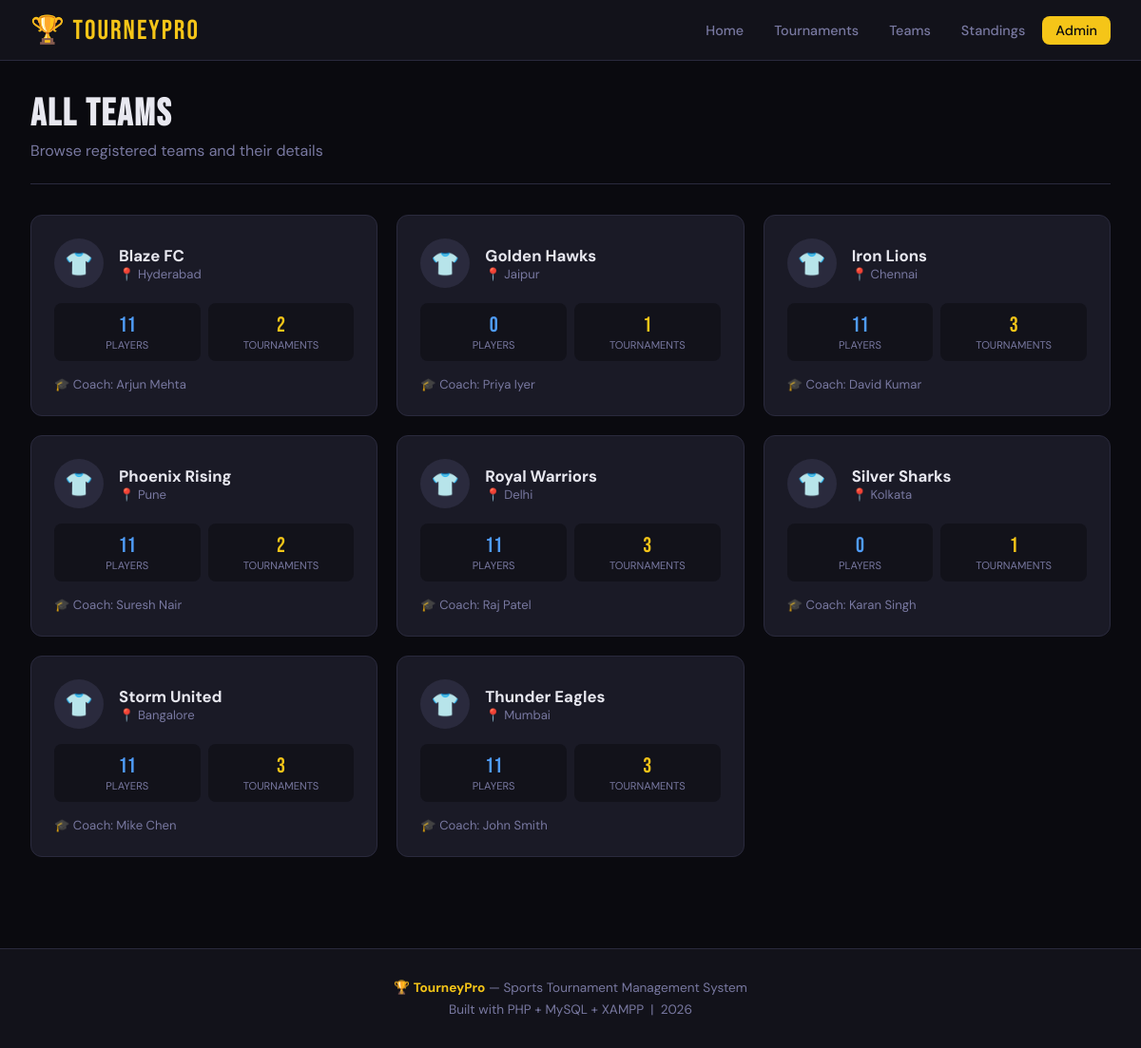
/teams.php, run on the app's committed database.
### tables this page shows
CREATE TABLE IF NOT EXISTS teams (
    id INT AUTO_INCREMENT PRIMARY KEY,
    name VARCHAR(150) NOT NULL,
    coach VARCHAR(100),
    contact_email VARCHAR(150),
    contact_phone VARCHAR(20),
    city VARCHAR(100),
    logo_url VARCHAR(255),
    created_at TIMESTAMP DEFAULT CURRENT_TIMESTAMP
);

### teams.php (the view, shortened to what this page needs)
<?php
require_once 'includes/config.php';
$teams = $conn->query("
    SELECT t.*,
           COUNT(DISTINCT p.id) as player_count,
           COUNT(DISTINCT tt.tournament_id) as tournament_count
    FROM teams t
    LEFT JOIN players p ON t.id = p.team_id
    LEFT JOIN tournament_teams tt ON t.id = tt.team_id
    GROUP BY t.id ORDER BY t.name
");
?>
<?php include 'includes/header.php'; ?>
<div class="container">
    <div class="page-header">
        <h1 class="page-title">ALL TEAMS</h1>
        <p class="page-subtitle">Browse registered teams and their details</p>
    </div>
    <?php if($teams->num_rows === 0): ?>
        <div class="empty-state"><div class="empty-state-icon">👥</div><h3>No teams registered yet</h3></div>
    <?php else: ?>
    <div class="grid-3">
    <?php while($t = $teams->fetch_assoc()): ?>
        <div class="card" style="transition:all 0.2s;" onmouseover="this.style.borderColor='var(--blue)'" onmouseout="this.style.borderColor='var(--border)'">
            <div style="display:flex;align-items:center;gap:1rem;margin-bottom:1rem;">
                <div style="width:52px;height:52px;border-radius:50%;background:var(--border);display:flex;align-items:center;justify-content:center;font-size:1.5rem;flex-shrink:0;">👕</div>
                <div>
                    <h3 style="font-weight:700;font-size:1.05rem;"><?= htmlspecialchars($t['name']) ?></h3>
                    <div style="color:var(--muted);font-size:0.82rem;">📍 <?= htmlspecialchars($t['city'] ?: 'Unknown') ?></div>
                </div>
            </div>
            <div style="display:grid;grid-template-columns:1fr 1fr;gap:8px;margin-bottom:1rem;">
                <div style="background:var(--dark);border-radius:8px;padding:10px;text-align:center;">
                    <div style="font-family:'Bebas Neue',sans-serif;font-size:1.4rem;color:var(--blue)"><?= $t['player_count'] ?></div>
                    <div style="font-size:0.7rem;color:var(--muted);text-transform:uppercase">Players</div>
                </div>
                <div style="background:var(--dark);border-radius:8px;padding:10px;text-align:center;">
                    <div style="font-family:'Bebas Neue',sans-serif;font-size:1.4rem;color:var(--accent)"><?= $t['tournament_count'] ?></div>
                    <div style="font-size:0.7rem;color:var(--muted);text-transform:uppercase">Tournaments</div>
                </div>
            </div>
            <?php if($t['coach']): ?>
            <div style="font-size:0.82rem;color:var(--muted);">🎓 Coach: <?= htmlspecialchars($t['coach']) ?></div>
            <?php endif; ?>
        </div>
    <?php endwhile; ?>
    </div>
    <?php endif; ?>
</div>
<?php include 'includes/footer.php'; ?>

### includes/header.php (style rules this page uses)
*, *::before, *::after { box-sizing: border-box; margin: 0; padding: 0; }
:root { --black: #0a0a0f; --dark: #12121a; --card: #1a1a26; --border: #2a2a3d; --accent: #f5c518; --accent2: #e8773a; --green: #29c96e; --red: #e84545; --blue: #4f9cf9; --text: #e8e8f0; --muted: #7878a0; --radius: 12px; }
body { font-family: 'DM Sans', sans-serif; background: var(--black); color: var(--text); min-height: 100vh; }
.container { max-width: 1280px; margin: 0 auto; padding: 2rem; }
.page-header { margin-bottom: 2rem; padding-bottom: 1.5rem; border-bottom: 1px solid var(--border); }
.page-title { font-family: 'Bebas Neue', sans-serif; font-size: 2.5rem; letter-spacing: 2px; color: var(--text); }
.page-subtitle { color: var(--muted); margin-top: 4px; }
.card { background: var(--card); border: 1px solid var(--border); border-radius: var(--radius); padding: 1.5rem; }
.grid-3 { display: grid; grid-template-columns: repeat(auto-fill, minmax(320px, 1fr)); gap: 1.25rem; }

### data on the page
teams: name "Blaze FC", city "Hyderabad", player_count "11", tournament_count "2", coach "Arjun Mehta"
teams: name "Golden Hawks", city "Jaipur", player_count "0", tournament_count "1", coach "Priya Iyer"
teams: name "Iron Lions", city "Chennai", player_count "11", tournament_count "3", coach "David Kumar"
teams: name "Phoenix Rising", city "Pune", player_count "11", tournament_count "2", coach "Suresh Nair"
teams: name "Royal Warriors", city "Delhi", player_count "11", tournament_count "3", coach "Raj Patel"
teams: name "Silver Sharks", city "Kolkata", player_count "0", tournament_count "1", coach "Karan Singh"
teams: name "Storm United", city "Bangalore", player_count "11", tournament_count "3", coach "Mike Chen"
teams: name "Thunder Eagles", city "Mumbai", player_count "11", tournament_count "3", coach "John Smith"
